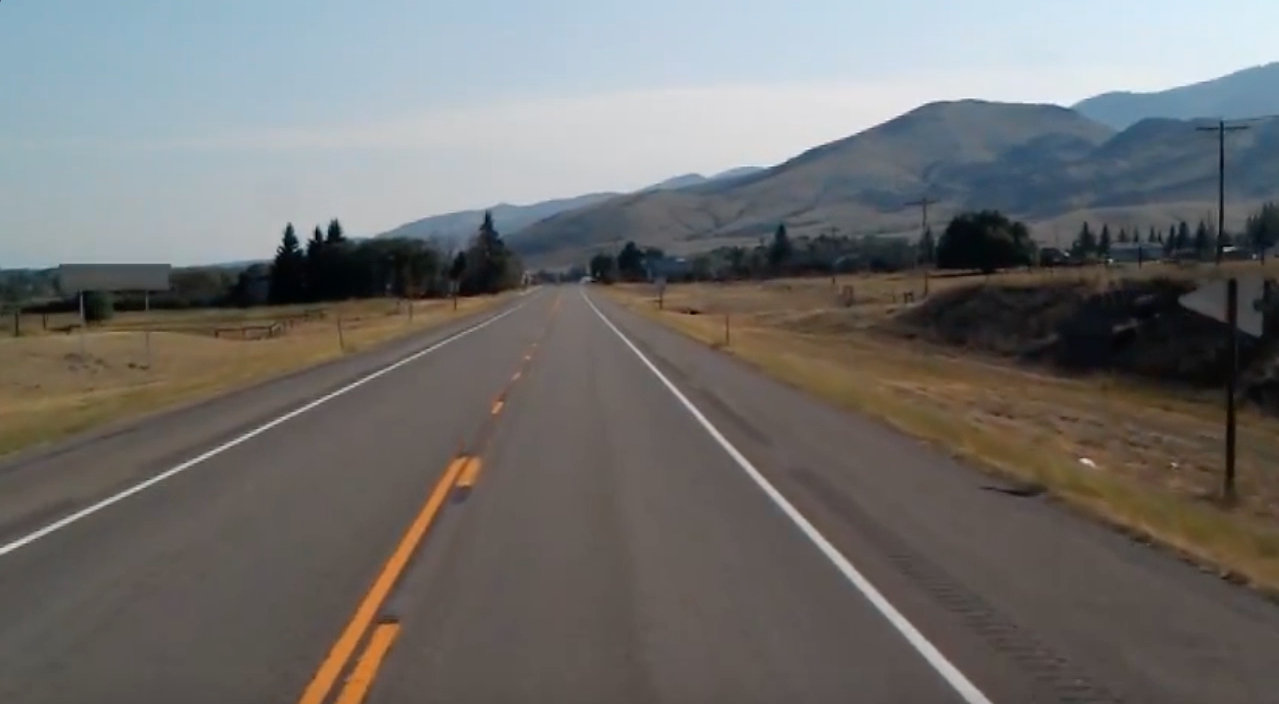
#> input picture test_image.jpg, 1279 x 704 px
$ python lanes.py
#> lines starting #> are read from the running program, lines starting #| are printed output that depends on the picture; after the words box and inside, x2 and y2 are one past the last pixel; in counts of white or black regions, pixels touching at a corner belong together; pictures that were not available may be replaced by others from this repository, and a replacement may not be noted
#Source: https://github.com/rslim087a


import cv2
import numpy as np
import matplotlib.pyplot as plt


def make_coordinates(image, line_parameters):
    slope , intercept = line_parameters
    y1 =image.shape[0]
    y2 = int(y1*(3/5))
    x1 = int((y1-intercept)/slope)
    x2 = int((y2 - intercept)/slope)
    return np.array([x1,y1,x2,y2])


def average_slope_intercept(image, lines):
    left_fit=[]
    right_fit=[]
    for line in lines:
        x1, y1, x2, y2 = line.reshape(4)
        parameters =  np.polyfit((x1,x2),(y1,y2),1)
        slope = parameters[0]
        intercept=  parameters[1]
        if slope <0:
            left_fit.append((slope,intercept))
        else:
            right_fit.append((slope, intercept))
    left_fit_average =  np.average(left_fit, axis = 0)
    right_fit_average = np. average(right_fit, axis=0)
    left_line = make_coordinates(image, left_fit_average)
    right_line = make_coordinates(image, right_fit_average)

    return np.array([left_line, right_line])


def canny(lane_image):
    gray = cv2.cvtColor(lane_image, cv2.COLOR_RGB2GRAY)
    blur = cv2.GaussianBlur(gray, (5,5),0)
    canny = cv2.Canny(blur,50,150)
    return canny


def display_lines(image,lines):
    line_image = np.zeros_like(image)
    if lines is not None:
        for  x1, y1, x2, y2 in lines:
            cv2.line(line_image, (x1,y1), (x2, y2), (255,0,0),10)
    return line_image

def region_of_interest(image):
    height = image.shape[0]
    polygons =  np.array([
    [(200,height), (1100, height),(550,250)]
    ])
    mask =  np.zeros_like(image)
    cv2.fillPoly(mask, polygons, 255)
    masked_image = cv2.bitwise_and(image,mask)
    # cv2.imshow('result',mask)
    # cv2.waitKey(0)
    return masked_image


image = cv2.imread("test_image.jpg")
#> image is the input picture: shape (704, 1279, 3); mean B, G, R 109.7, 111.3, 112.3
lane_image = np.copy(image)

##########################################
gray = cv2.cvtColor(lane_image, cv2.COLOR_RGB2GRAY)
blur = cv2.GaussianBlur(gray, (5,5),0)
canny_image = cv2.Canny(blur,50,150)
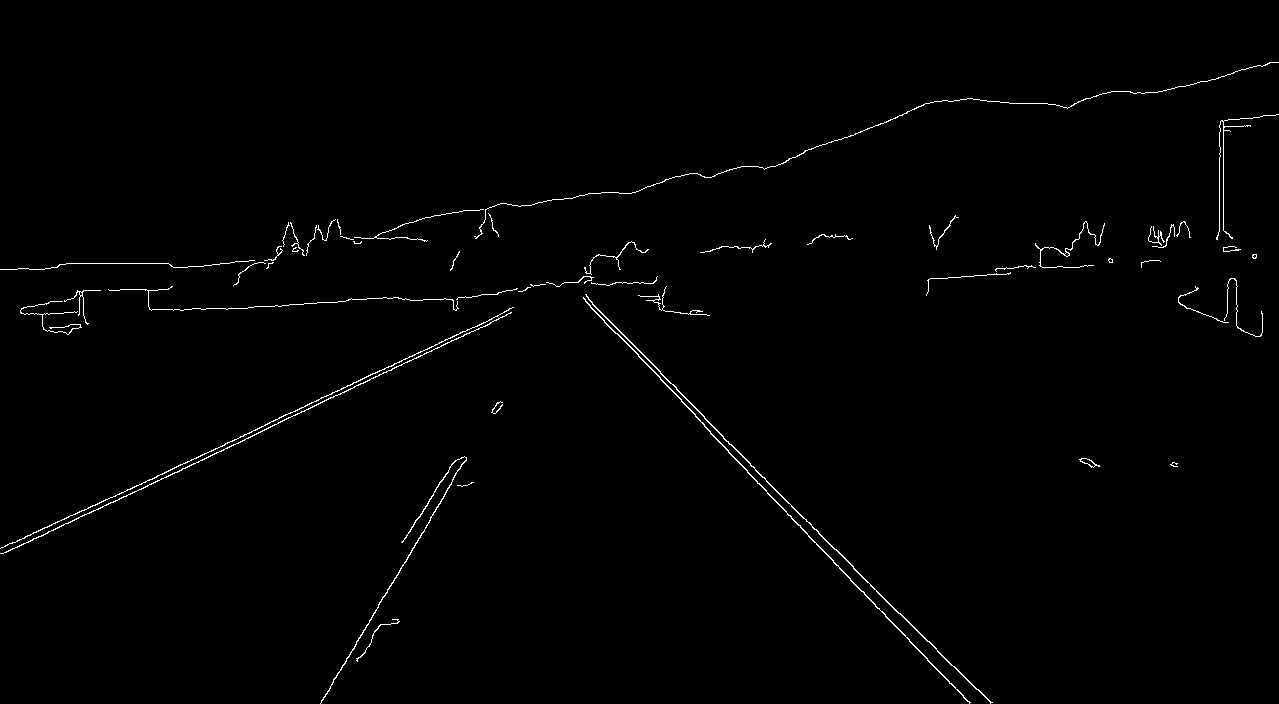
#> canny_image: shape (704, 1279); 0.91% white in thin lines or dots
#######################################################


# canny_image = canny(lane_image)
cropped_image =region_of_interest(canny_image)
#> in region_of_interest, `cv2.fillPoly(mask, polygons, 255)`: mask: shape (704, 1279); 22.7% white; 1 white region, box (x1, y1, x2, y2) and area: (200, 250, 1100, 704) 204575
#> in region_of_interest, `masked_image = cv2.bitwise_and(image,mask)`:
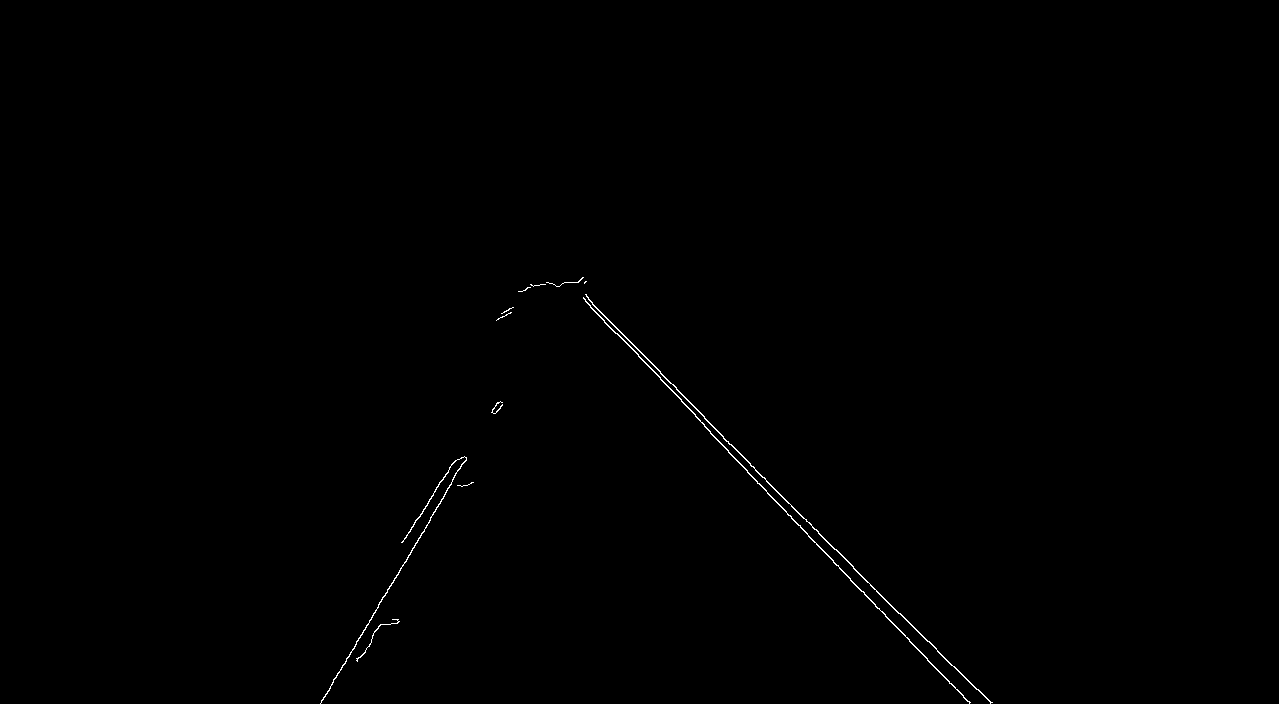
#> masked_image: shape (704, 1279); 0.26% white in thin lines or dots, all inside (x1, y1, x2, y2) = (320, 277, 993, 704)
lines =  cv2.HoughLinesP(cropped_image,2,np.pi/180, 100, np.array([]), minLineLength=40, maxLineGap=5)
#> lines = 13 rows, first 6: [704, 418, 927, 641], [704, 426, 791, 516], [320, 703, 445, 494], [585, 301, 663, 381], [630, 341, 670, 383], [794, 520, 861, 591]
averaged_lines = average_slope_intercept(lane_image, lines)
#> the loop in average_slope_intercept, `for line in lines:` made 13 passes
#> (x1, y1, x2, y2, slope, intercept) on passes 1 to 12: (704, 418, 927, 641, 1, -286), (704, 426, 791, 516, 1.03, -302.3), (320, 703, 445, 494, -1.67, 1238), (585, 301, 663, 381, 1.03, -299), (630, 341, 670, 383, 1.05, -320.5), (794, 520, 861, 591, 1.06, -321.4), (659, 371, 704, 416, 1, -288), (870, 599, 939, 672, 1.06, -321.4), (767, 493, 807, 534, 1.03, -293.2), (423, 509, 454, 461, -1.55, 1164), (940, 653, 991, 702, 0.961, -250.1), (824, 551, 879, 609, 1.05, -317.9)
#> after the loop in average_slope_intercept, `for line in lines:`: left_fit = [(-1.67, 1238), (-1.55, 1164)]; right_fit = [(1, -286), (1.03, -302.3), (1.03, -299), (1.05, -320.5), (1.06, -321.4), (1, -288), (1.06, -321.4), (1.03, -293.2), (0.961, -250.1), (1.05, -317.9), (1, -287)]
#> in average_slope_intercept, `left_fit_average =  np.average(left_fit, axis = 0)`: left_fit_average = [-1.61, 1201]
#> in average_slope_intercept, `right_fit_average = np. average(right_fit, axis=0)`: right_fit_average = [1.02, -298.8]
#> in make_coordinates, `slope , intercept = line_parameters`: slope = -1.61; intercept = 1201
#> in make_coordinates, `x1 = int((y1-intercept)/slope)`: x1 = 308
#> in make_coordinates, `x2 = int((y2 - intercept)/slope)`: x2 = 483
#> in average_slope_intercept, `left_line = make_coordinates(image, left_fit_average)`: left_line = [308, 704, 483, 422]
#> in average_slope_intercept, `right_line = make_coordinates(image, right_fit_average)`: right_line = [978, 704, 703, 422]
#> averaged_lines = [[308, 704, 483, 422], [978, 704, 703, 422]]
line_image= display_lines(lane_image, averaged_lines)
#> the loop in display_lines, `for  x1, y1, x2, y2 in lines:` made 2 passes
combo_image = cv2.addWeighted(lane_image, 0.8, line_image, 1, 1 )
# [12 lines of commented-out code are left out]
cap = cv2.VideoCapture("test2.mp4")
while(cap.isOpened()):
    _, frame = cap.read()
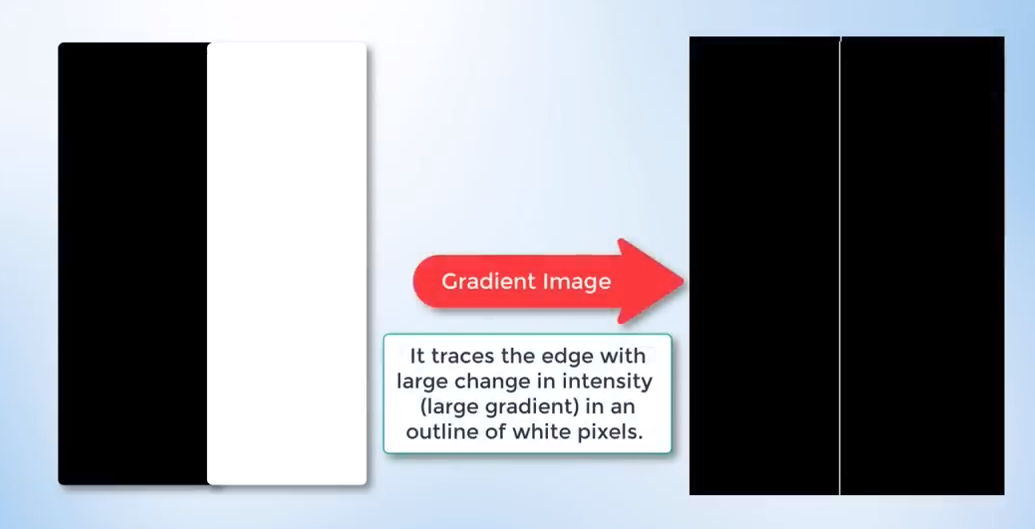
#> input picture GradientImage.png, 1035 x 529 px, given in place of test2.mp4, which was not available
#> frame is the input picture: shape (529, 1035, 3); mean B, G, R 147.8, 141.5, 140.9
    canny_image = canny(frame)
#> in canny, `canny = cv2.Canny(blur,50,150)`: canny: shape (529, 1035); 2.1% white in thin lines or dots, all inside (x1, y1, x2, y2) = (58, 36, 1005, 496)
    cropped_image =region_of_interest(canny_image)
#> in region_of_interest (call 2), `cv2.fillPoly(mask, polygons, 255)`: mask: shape (529, 1035); 22.7% white; 1 white region, box (x1, y1, x2, y2) and area: (201, 250, 1035, 529) 124382
#> in region_of_interest (call 2), `masked_image = cv2.bitwise_and(image,mask)`:
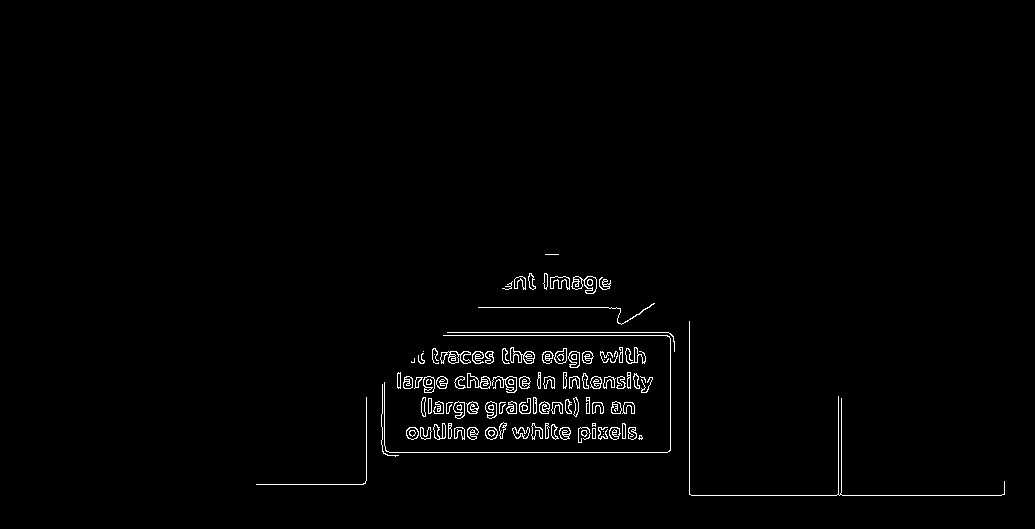
#> masked_image: shape (529, 1035); 1.3% white in thin lines or dots, all inside (x1, y1, x2, y2) = (256, 254, 1005, 496)
    lines =  cv2.HoughLinesP(cropped_image,2,np.pi/180, 100, np.array([]), minLineLength=40, maxLineGap=5)
#> lines = 66 rows, first 6: [691, 495, 1001, 495], [578, 428, 635, 428], [383, 452, 667, 452], [508, 413, 577, 413], [397, 379, 447, 379], [443, 335, 672, 335]
    averaged_lines = average_slope_intercept(frame,lines)
#> the loop in average_slope_intercept (call 2), `for line in lines:` made 66 passes
#> (x1, y1, x2, y2, slope, intercept) on passes 1 to 12: (691, 495, 1001, 495, 4.02e-16, 495), (578, 428, 635, 428, 7.55e-16, 428), (383, 452, 667, 452, -4.45e-16, 452), (508, 413, 577, 413, 4.55e-16, 413), (397, 379, 447, 379, -8.32e-16, 379), (443, 335, 672, 335, -1.25e-16, 335), (447, 332, 668, 332, 2.53e-16, 332), (407, 436, 476, 436, -1.38e-15, 436), (513, 405, 578, 405, 1.53e-15, 405), (563, 387, 648, 387, -9.44e-16, 387), (397, 383, 447, 383, -1.85e-15, 383), (514, 427, 568, 427, 9.87e-16, 427)
#> averaged_lines = [[-11948, 529, 7551, 317], [6894, 529, -3161, 317]]
    line_image= display_lines(frame, averaged_lines)
#> the loop in display_lines (call 2), `for  x1, y1, x2, y2 in lines:` made 2 passes
#> after the loop in display_lines (call 2), `for  x1, y1, x2, y2 in lines:`:
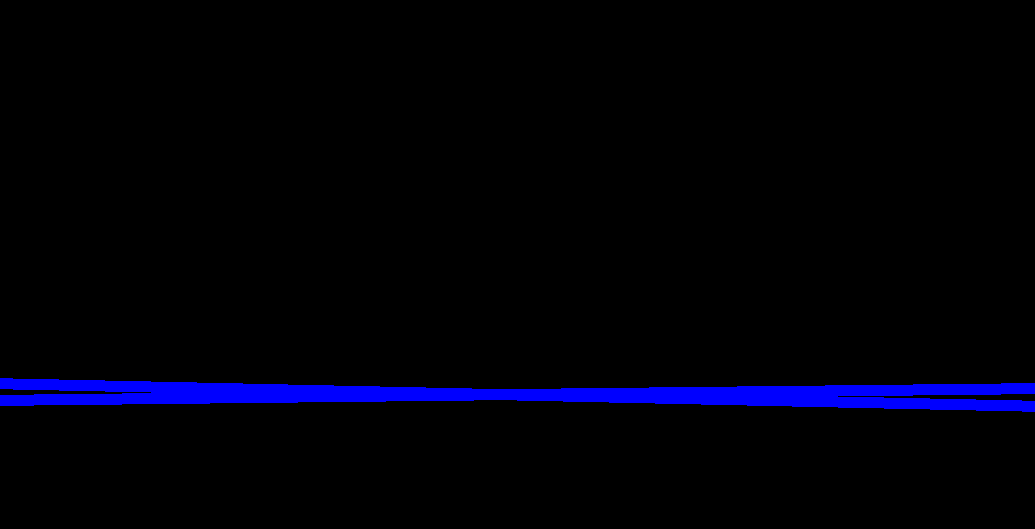
#> line_image: shape (529, 1035, 3); mean of channels 0, 1, 2 8.9, 0, 0; drawn as B, G, R
    combo_image = cv2.addWeighted(frame, 0.8, line_image, 1, 1 )
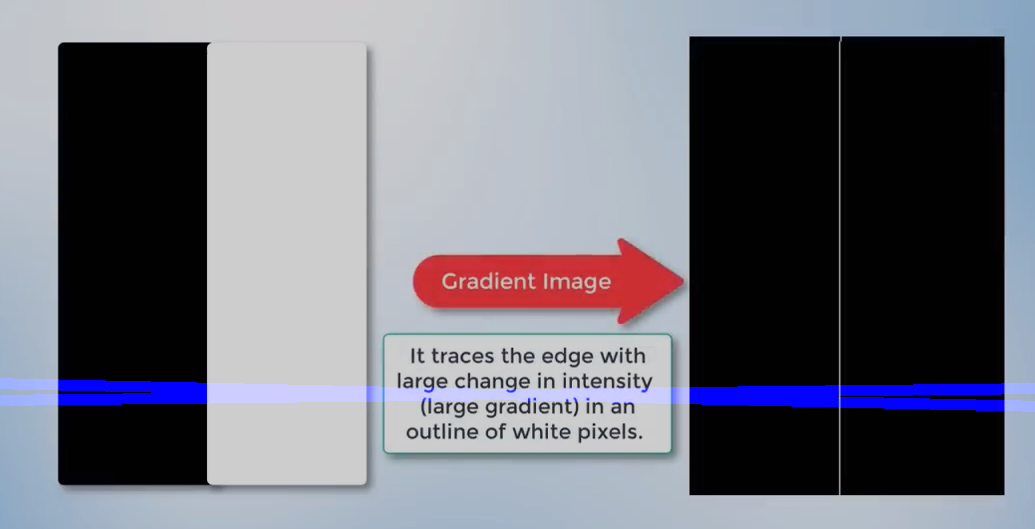
#> combo_image: shape (529, 1035, 3); mean B, G, R 124.8, 114.2, 113.8
    cv2.imshow('result',combo_image)
    cv2.waitKey(1)
